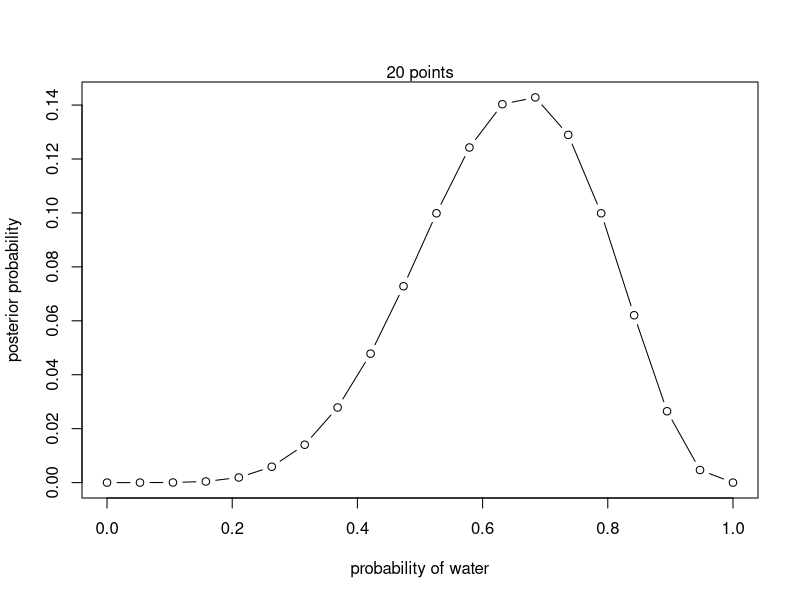

This figure's R source:
#define grid
p_grid <- seq( from=0, to=1, length.out=20)

#define prior
prior <- rep(1,20)

#compute likelihood at each value in the grid
likelihood <- dbinom(6, size = 9, prob = p_grid)

#compute product of likelihood and prior
unstd.posterior <- likelihood * prior

# standardize the posterior, so it sums to 1
posterior <- unstd.posterior/ sum(unstd.posterior)

# plot the posterior distribution

plot(p_grid, posterior, type = "b", 
     xlab = "probability of water", ylab ="posterior probability")

mtext("20 points")